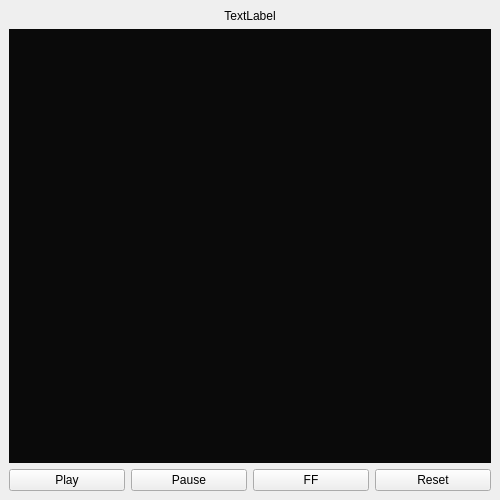
<?xml version="1.0" encoding="UTF-8"?>
<ui version="4.0">
 <class>MainWindow</class>
 <widget class="QMainWindow" name="MainWindow">
  <property name="geometry">
   <rect>
    <x>0</x>
    <y>0</y>
    <width>500</width>
    <height>500</height>
   </rect>
  </property>
  <property name="minimumSize">
   <size>
    <width>500</width>
    <height>500</height>
   </size>
  </property>
  <property name="windowTitle">
   <string>MainWindow</string>
  </property>
  <widget class="QWidget" name="centralwidget">
   <layout class="QVBoxLayout" name="verticalLayout">
    <item>
     <widget class="QLabel" name="simStatus">
      <property name="text">
       <string>TextLabel</string>
      </property>
      <property name="alignment">
       <set>Qt::AlignCenter</set>
      </property>
     </widget>
    </item>
    <item>
     <widget class="QtMainSim4::MapView" name="mapView">
      <property name="styleSheet">
       <string notr="true">background-color: rgb(10, 10, 10);</string>
      </property>
     </widget>
    </item>
    <item>
     <layout class="QHBoxLayout" name="horizontalLayout">
      <item>
       <widget class="QPushButton" name="playButton">
        <property name="text">
         <string>Play</string>
        </property>
       </widget>
      </item>
      <item>
       <widget class="QPushButton" name="pauseButton">
        <property name="text">
         <string>Pause</string>
        </property>
       </widget>
      </item>
      <item>
       <widget class="QPushButton" name="ffButton">
        <property name="text">
         <string>FF</string>
        </property>
       </widget>
      </item>
      <item>
       <widget class="QPushButton" name="resetButton">
        <property name="text">
         <string>Reset</string>
        </property>
       </widget>
      </item>
     </layout>
    </item>
   </layout>
  </widget>
 </widget>
 <customwidgets>
  <customwidget>
   <class>QtMainSim4::MapView</class>
   <extends>QGraphicsView</extends>
   <header>MapView.h</header>
   <container>1</container>
  </customwidget>
 </customwidgets>
 <resources/>
 <connections>
  <connection>
   <sender>playButton</sender>
   <signal>clicked()</signal>
   <receiver>MainWindow</receiver>
   <slot>play()</slot>
   <hints>
    <hint type="sourcelabel">
     <x>67</x>
     <y>456</y>
    </hint>
    <hint type="destinationlabel">
     <x>249</x>
     <y>249</y>
    </hint>
   </hints>
  </connection>
  <connection>
   <sender>pauseButton</sender>
   <signal>clicked()</signal>
   <receiver>MainWindow</receiver>
   <slot>pause()</slot>
   <hints>
    <hint type="sourcelabel">
     <x>189</x>
     <y>456</y>
    </hint>
    <hint type="destinationlabel">
     <x>249</x>
     <y>249</y>
    </hint>
   </hints>
  </connection>
  <connection>
   <sender>ffButton</sender>
   <signal>clicked()</signal>
   <receiver>MainWindow</receiver>
   <slot>ff()</slot>
   <hints>
    <hint type="sourcelabel">
     <x>310</x>
     <y>456</y>
    </hint>
    <hint type="destinationlabel">
     <x>249</x>
     <y>249</y>
    </hint>
   </hints>
  </connection>
  <connection>
   <sender>resetButton</sender>
   <signal>clicked()</signal>
   <receiver>MainWindow</receiver>
   <slot>reset()</slot>
   <hints>
    <hint type="sourcelabel">
     <x>432</x>
     <y>456</y>
    </hint>
    <hint type="destinationlabel">
     <x>249</x>
     <y>249</y>
    </hint>
   </hints>
  </connection>
 </connections>
 <slots>
  <slot>play()</slot>
  <slot>pause()</slot>
  <slot>ff()</slot>
  <slot>reset()</slot>
 </slots>
</ui>
